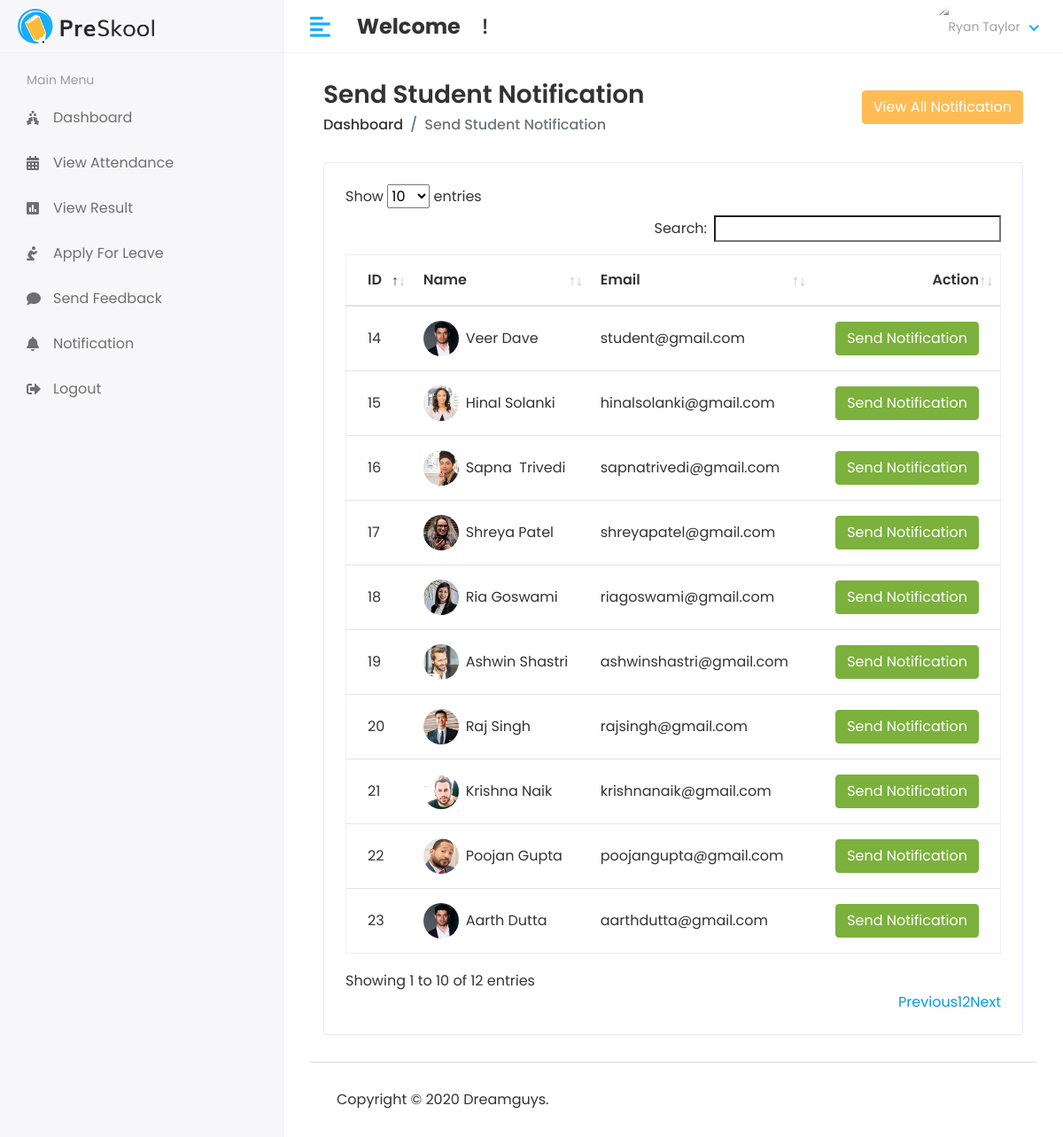
The app's page /Hod/Student/send_notification with its own data.
### app/models.py (models this page shows, shortened)
class Student(models.Model):
    admin = models.OneToOneField(CustomUser,on_delete=models.CASCADE)
    address = models.TextField()
    gender = models.CharField(max_length=100)
    course_id = models.ForeignKey(Course,on_delete=models.DO_NOTHING)
    session_year_id = models.ForeignKey(Session_Year,on_delete=models.DO_NOTHING)
    created_at = models.DateTimeField(auto_now_add=True)
    updated_at = models.DateTimeField(auto_now=True)

class CustomUser(AbstractUser):
    USER = (
        (1,'HOD'),
        (2,'STAFF'),
        (3,'STUDENT'),
    )
    user_type = models.CharField(choices=USER,max_length=50,default=1)
    profile_pic = models.ImageField(upload_to='media/profile_pic')

### sms/Hod_Views.py (the view)
# urls.py: path('Hod/Student/send_notification', Hod_Views.STUDENT_SEND_NOTIFICATION,name='student_send_notification'),
def STUDENT_SEND_NOTIFICATION(request):
    student = Student.objects.all()
    notification = Student_Notification.objects.all()
    context = {
        'student':student,
        'notification':notification,
    }
    return render(request,'Hod/student_notification.html',context)

### templates/Hod/student_notification.html (shortened to what this page needs)
{% extends 'base.html' %}
{% block content %}
<div class="content container-fluid">
    <div class="page-header">
       <div class="row align-items-center">
          <div class="col">
             <h3 class="page-title">Send Student Notification</h3>
             <ul class="breadcrumb">
                <li class="breadcrumb-item"><a href="index.html">Dashboard</a></li>
                <li class="breadcrumb-item active">Send Student Notification</li>
             </ul>
          </div>
          <div class="col-auto text-right float-right ml-auto">
            <button type="button" class="btn btn-primary" data-toggle="modal" data-target="#exampleModalCenter">
                View All Notification
              </button>
          </div>
       </div>
    </div>
    <div class="row">
       <div class="col-sm-12">
          <div class="card card-table">
             <div class="card-body">
                <div class="table-responsive">
                   <table id="table_id" class="table table-hover table-center mb-0 ">
                      <thead>
                         <tr>
                            <th>ID</th>
                            <th>Name</th>
                            <th>Email</th>
                            <th class="text-right">Action</th>
                         </tr>
                      </thead>
                      <tbody>
                        {% for i in student %}
                         <tr>
                            <td>{{i.id}}</td>
                            <td>
                               <h2 class="table-avatar">
                                  <a href="student-details.html" class="avatar avatar-sm mr-2"><img class="avatar-img rounded-circle" src="/{{i.admin.profile_pic}}" alt="User Image"></a>
                                  <a href="student-details.html">{{i.admin.first_name}}&nbsp;{{i.admin.last_name}}</a>
                               </h2>
                            </td>
                            <td>{{i.admin.email}}</td>
                            <td class="text-right">
                                <button type="button" class="btn btn-success" data-toggle="modal" data-target="#sendnotification-{{forloop.counter}}">
                                    Send Notification
                                  </button>
                            </td>
                         </tr>
                         {% endfor %}
                      </tbody>
                   </table>
                </div>
             </div>
          </div>
       </div>
    </div>
 </div>
{% endblock content %}

### static/assets/css/style.css (style rules this page uses)
html { height: 100%; }
body { background-color: #fff; color: #333; font-family: 'Poppins', sans-serif; font-size: 1rem; height: 100%; line-height: 1.5; overflow-x: hidden; }
h1, h2, h3, h4, h5, h6 { font-family: 'Poppins', sans-serif; margin-top: 0; }
a { color: #009ce7; }
input, button, a { transition: all 0.4s ease; -moz-transition: all 0.4s ease; -o-transition: all 0.4s ease; -ms-transition: all 0.4s ease; -webkit-transition: all 0.4s ease; }
input, input:focus, button, button:focus { outline: none; }
ul, ol { padding: 0px; list-style: none; }
.table { color: #333; max-width: 100%; margin-bottom: 0; width: 100%; }
.table.dataTable { border-collapse: collapse !important; border: 1px solid rgba(0, 0, 0, 0.05); }
table.table td h2 { display: inline-block; font-size: inherit; font-weight: 400; margin: 0; padding: 0; vertical-align: middle; }
table.table td h2.table-avatar { align-items: center; display: inline-flex; font-size: inherit; font-weight: 400; margin: 0; padding: 0; vertical-align: middle; white-space: nowrap; }
table.table td h2 a { color: #333; }
.table thead tr th { font-weight: 600; }
.table tbody tr { border-bottom: 1px solid rgba(0, 0, 0, 0.05); }
.table.table-center td, .table.table-center th { vertical-align: middle; }
.card-table .card-body .table > thead > tr > th { border-top: 0; }
.card-table .card-body .table tr td:first-child, .card-table .card-body .table tr th:first-child { padding-left: 1.5rem; }
.card-table .card-body .table tr td:last-child, .card-table .card-body .table tr th:last-child { padding-right: 1.5rem; }
.card-table .table td, .card-table .table th { border-top: 1px solid #e2e5e8; padding: 1rem 0.75rem; white-space: nowrap; }
.btn-primary { background-color: #FFBC53; border: 1px solid #FFBC53; }
.btn-success { background-color: #7bb13c; border: 1px solid #7bb13c }
.card { border: 1px solid #ececf5; box-shadow: 0 1px 3px 0 rgba(0, 0, 0, 0.03); margin-bottom: 1.875rem; }
.card-body { padding: 1.5rem; }
.avatar { position: relative; display: inline-block; width: 3rem; height: 3rem }
.avatar > img { width: 100%; height: 100%; -o-object-fit: cover; object-fit: cover; }
.avatar-sm { width: 2.5rem; height: 2.5rem; }
.page-header { margin-bottom: 1.875rem; }
.page-header .breadcrumb { background-color: transparent; color: #6c757d; font-size: 1rem; font-weight: 500; margin-bottom: 0; padding: 0; }
.page-header .breadcrumb a { color: #333; }
.page-title { font-size: 28px; font-weight: 600; color: #333; margin-bottom: 5px; }

### records on screen
Student: id "14", admin.profile_pic (picture), admin.first_name "Veer", admin.last_name "Dave", admin.email "student@gmail.com"
Student: id "15", admin.profile_pic (picture), admin.first_name "Hinal", admin.last_name "Solanki", admin.email "hinalsolanki@gmail.com"
Student: id "16", admin.profile_pic (picture), admin.first_name "Sapna", admin.last_name "Trivedi", admin.email "sapnatrivedi@gmail.com"
Student: id "17", admin.profile_pic (picture), admin.first_name "Shreya", admin.last_name "Patel", admin.email "shreyapatel@gmail.com"
Student: id "18", admin.profile_pic (picture), admin.first_name "Ria", admin.last_name "Goswami", admin.email "riagoswami@gmail.com"
Student: id "19", admin.profile_pic (picture), admin.first_name "Ashwin", admin.last_name "Shastri", admin.email "ashwinshastri@gmail.com"
Student: id "20", admin.profile_pic (picture), admin.first_name "Raj", admin.last_name "Singh", admin.email "rajsingh@gmail.com"
Student: id "21", admin.profile_pic (picture), admin.first_name "Krishna", admin.last_name "Naik", admin.email "krishnanaik@gmail.com"
Student: id "22", admin.profile_pic (picture), admin.first_name "Poojan", admin.last_name "Gupta", admin.email "poojangupta@gmail.com"
Student: id "23", admin.profile_pic (picture), admin.first_name "Aarth", admin.last_name "Dutta", admin.email "aarthdutta@gmail.com"
